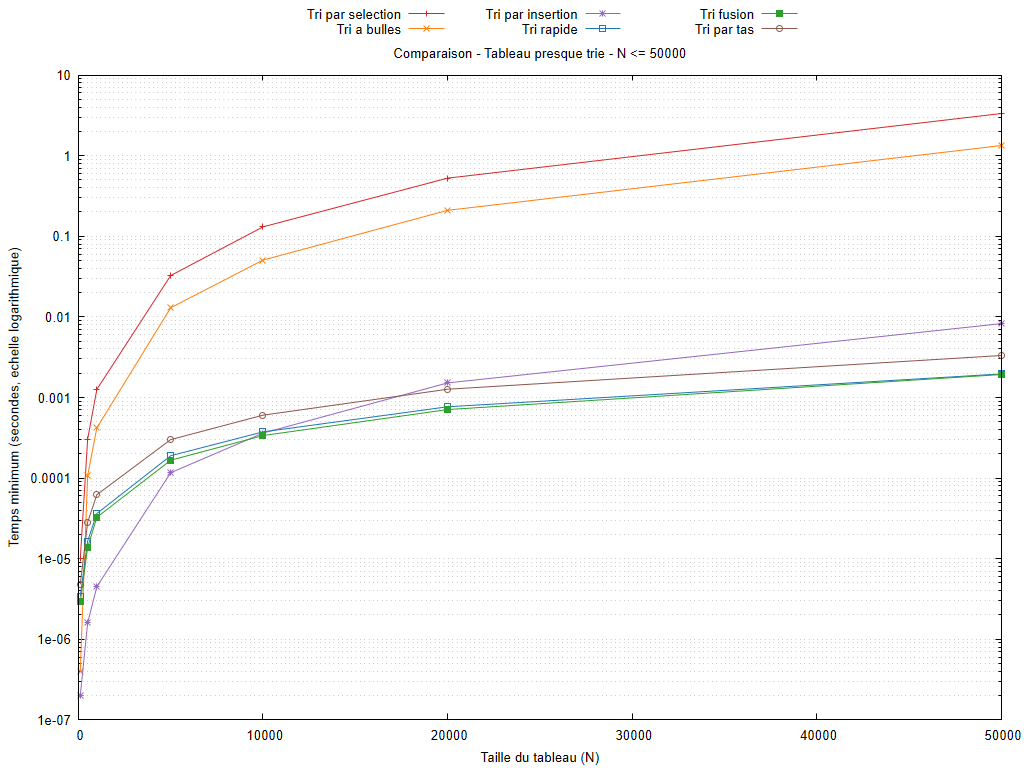

The gnuplot source for this figure:
set encoding utf8
set terminal pngcairo size 1024,768 font 'Arial,10'
set output 'graphiques/20261010_184935/comparaisons/presque_trie_algos_3f_max_50000_log.png'
set datafile missing 'non_mesure'
set datafile separator ';'
set title 'Comparaison - Tableau presque trie - N <= 50000'
set xlabel 'Taille du tableau (N)'
set ylabel 'Temps minimum (secondes, echelle logarithmique)'
set logscale y 10
set format y '%.3g'
set grid ytics mytics
set key outside top center horizontal maxcols 3
set xrange [0:50000]
plot 'resultats/20261010_184935/presque_trie.csv' every ::1 using 1:(column(1)<=50000 && column(2)>0 ? column(2) : 1/0) title 'Tri par selection' with linespoints lc rgb '#d62728', 'resultats/20261010_184935/presque_trie.csv' every ::1 using 1:(column(1)<=50000 && column(4)>0 ? column(4) : 1/0) title 'Tri a bulles' with linespoints lc rgb '#ff7f0e', 'resultats/20261010_184935/presque_trie.csv' every ::1 using 1:(column(1)<=50000 && column(6)>0 ? column(6) : 1/0) title 'Tri par insertion' with linespoints lc rgb '#9467bd', 'resultats/20261010_184935/presque_trie.csv' every ::1 using 1:(column(1)<=50000 && column(8)>0 ? column(8) : 1/0) title 'Tri rapide' with linespoints lc rgb '#1f77b4', 'resultats/20261010_184935/presque_trie.csv' every ::1 using 1:(column(1)<=50000 && column(10)>0 ? column(10) : 1/0) title 'Tri fusion' with linespoints lc rgb '#2ca02c', 'resultats/20261010_184935/presque_trie.csv' every ::1 using 1:(column(1)<=50000 && column(12)>0 ? column(12) : 1/0) title 'Tri par tas' with linespoints lc rgb '#8c564b'
unset output
